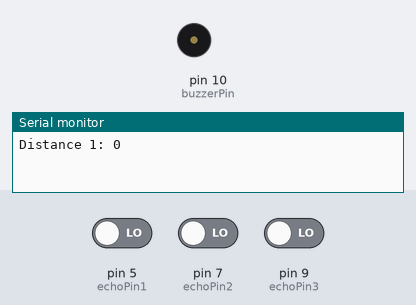
Recording of a sketch running on a simulated Arduino Uno, built with avr-gcc and run on an emulated ATmega328P. On the bench: buzzer (waves = sounding, pin HIGH), the last lines printed to the serial monitor. The inputs (shaded band) are chosen by the test bench; at power-on: pin 5 (echoPin1) LOW, pin 7 (echoPin2) LOW, pin 9 (echoPin3) LOW. Pins used as bus, display or sensor lines are not drawn.

Above: at 1.5 s.
At 3.5 s:
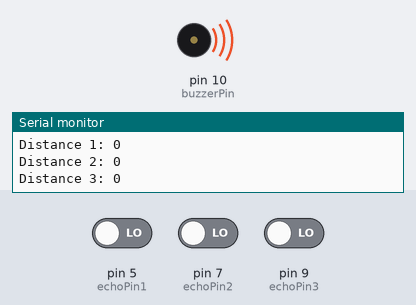
Timing chart, 0 to 5.2 s (numbered marks = the images above):
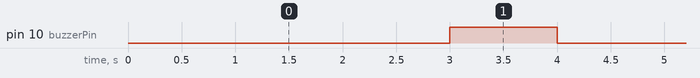

The sketch:

Edge_Detection.ino
```cpp
#define trigPin1 4           // Trig Pin Of HC-SR04
#define echoPin1 5        // Echo Pin Of HC-SR04
#define trigPin2 6           // Trig Pin Of HC-SR04
#define echoPin2 7        // Echo Pin Of HC-SR04
#define trigPin3 8           // Trig Pin Of HC-SR04
#define echoPin3 9        // Echo Pin Of HC-SR04
#define buzzerPin 10     // Buzzer Pin
long duration1, distance1, duration2, distance2, duration3, distance3;

void setup() {
  Serial.begin(9600);
  pinMode(buzzerPin, OUTPUT);  // Set Buzzer Pin as Output
  pinMode(trigPin1, OUTPUT);       // Set Trig Pin As O/P To Transmit Waves
  pinMode(echoPin1, INPUT);        // Set Echo Pin As I/P To Receive Reflected Waves
  pinMode(trigPin2, OUTPUT);       // Set Trig Pin As O/P To Transmit Waves
  pinMode(echoPin2, INPUT);        // Set Echo Pin As I/P To Receive Reflected Waves
  pinMode(trigPin3, OUTPUT);       // Set Trig Pin As O/P To Transmit Waves
  pinMode(echoPin3, INPUT);        // Set Echo Pin As I/P To Receive Reflected Waves
}

void loop() {
  digitalWrite(trigPin1, LOW);
  delayMicroseconds(2);
  digitalWrite(trigPin1, HIGH);       // Transmit Waves For 10us
  delayMicroseconds(10);
  duration1 = pulseIn(echoPin1, HIGH);        // Receive Reflected Waves
  distance1 = duration1 * 0.034 / 2;                       // Get Distance
  Serial.print("Distance 1: ");
  Serial.println(distance1);

  digitalWrite(trigPin2, LOW);
  delayMicroseconds(2);
  digitalWrite(trigPin2, HIGH);       // Transmit Waves For 10us
  delayMicroseconds(10);
  duration2 = pulseIn(echoPin2, HIGH);        // Receive Reflected Waves
  distance2 = duration2 * 0.034 / 2;                       // Get Distance
  Serial.print("Distance 2: ");
  Serial.println(distance2);

  digitalWrite(trigPin3, LOW);
  delayMicroseconds(2);
  digitalWrite(trigPin3, HIGH);       // Transmit Waves For 10us
  delayMicroseconds(10);
  duration3 = pulseIn(echoPin3, HIGH);        // Receive Reflected Waves
  distance3 = duration3 * 0.034 / 2;                       // Get Distance
  Serial.print("Distance 3: ");
  Serial.println(distance3);

  if (distance1 < 10 || distance2 < 10 || distance3 < 10) {
    // If any sensor detects an edge
    digitalWrite(buzzerPin, HIGH); // Turn on the buzzer
    delay(1000); // Wait for a second
    digitalWrite(buzzerPin, LOW); // Turn off the buzzer
  }
}
```

Measured:
- by itself, pin 10 (buzzerPin): alternates HIGH for 1.0 s and LOW for 3.0 s
